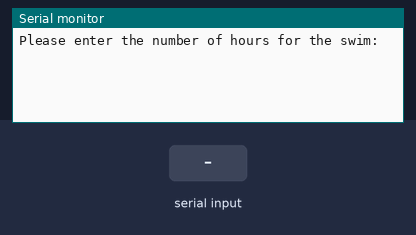
A sketch run on a simulated Arduino Uno, built with avr-gcc and run on an emulated ATmega328P. Parts: the last lines printed to the serial monitor. Inputs (shaded band) come from the test bench.

Above: at 0.8 s.
0.9 s: "90,45,200\n" received over Serial
At 1.8 s:
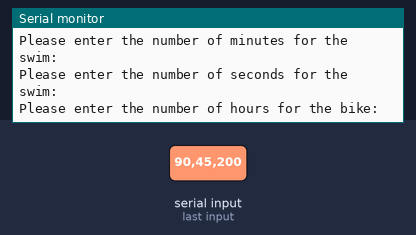
2.4 s: "30,150,10\n" received over Serial
At 3.3 s:
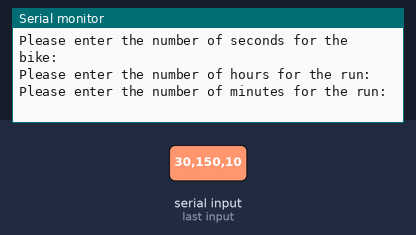
3.9 s: "90,45\n" received over Serial
At 5.0 s:
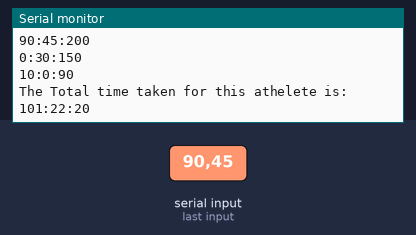

The sketch:

CS12020_Worksheet_2.ino
```cpp
void setup() {
  // put your setup code here, to run once:
Serial.begin(9600);

//The code below is for declaring and storing the data for the Swim times.
Serial.println("Please enter the number of hours for the swim:");
int swimHours;
while (!Serial.available()){
  //wait for a user to enter the value;
}
swimHours =Serial.parseInt();

Serial.println("Please enter the number of minutes for the swim:");
int swimMinutes;
while (!Serial.available()){
  //wait for a user to enter the value;
}
swimMinutes =Serial.parseInt();

Serial.println("Please enter the number of seconds for the swim:");
int swimSeconds;
while (!Serial.available()){
  //wait for a user to enter the value;
}
swimSeconds =Serial.parseInt();

//The code below is for declaring and storing the data for the Bike times.
Serial.println("Please enter the number of hours for the bike:");
int bikeHours;
while (!Serial.available()){
  //wait for a user to enter the value;
}
bikeHours =Serial.parseInt();

Serial.println("Please enter the number of minutes for the bike:");
int bikeMinutes;
while (!Serial.available()){
  //wait for a user to enter the value;
}
bikeMinutes =Serial.parseInt();

Serial.println("Please enter the number of seconds for the bike:");
int bikeSeconds;
while (!Serial.available()){
  //wait for a user to enter the value;
}
bikeSeconds =Serial.parseInt();

//The code below is for declaring and storing the date for the Run times.
Serial.println("Please enter the number of hours for the run:");
int runHours;
while (!Serial.available()){
  //wait for a user to enter the value;
}
runHours =Serial.parseInt();

Serial.println("Please enter the number of minutes for the run:");
int runMinutes;
while (!Serial.available()){
  //wait for a user to enter the value;
}
runMinutes =Serial.parseInt();

Serial.println("Please enter the number of seconds for the run:");
int runSeconds;
while (!Serial.available()){
  //wait for a user to enter the value;
}
runSeconds =Serial.parseInt();

// Display the times in terms of Hours:Minutes:Seconds for Swim, Bike, Run.
Serial.print(swimHours); Serial.print(":"); Serial.print(swimMinutes); Serial.print(":"); Serial.println(swimSeconds);
Serial.print(bikeHours); Serial.print(":"); Serial.print(bikeMinutes); Serial.print(":"); Serial.println(bikeSeconds);
Serial.print(runHours); Serial.print(":"); Serial.print(runMinutes); Serial.print(":"); Serial.println(runSeconds);

// This is doing the arithmetics for the times in terms of Hours, Minutes & Seconds
int Hours = swimHours + bikeHours + runHours;
int Minutes = swimMinutes + bikeMinutes + runMinutes;
int minutesInHours = Minutes/60;
int Seconds = swimSeconds + bikeSeconds + runSeconds;
int secondsInMinutes = Seconds/60;
int totalHours = Hours + minutesInHours;
int totalMinutes = (Minutes + secondsInMinutes)%60;
int totalSeconds = Seconds%60;

Serial.print("The Total time taken for this athelete is: ");
Serial.print(totalHours); Serial.print(":"); Serial.print(totalMinutes); Serial.print(":"); Serial.print(totalSeconds);

}

void loop() {
  // put your main code here, to run repeatedly:

}
```

Measured:
- after the input at 0.9 s, the serial monitor: prints a new line at once (image 1)
- after the input at 2.4 s, the serial monitor: prints a new line at once (image 2)
- after the input at 3.9 s, the serial monitor: prints a new line at once (image 3)
